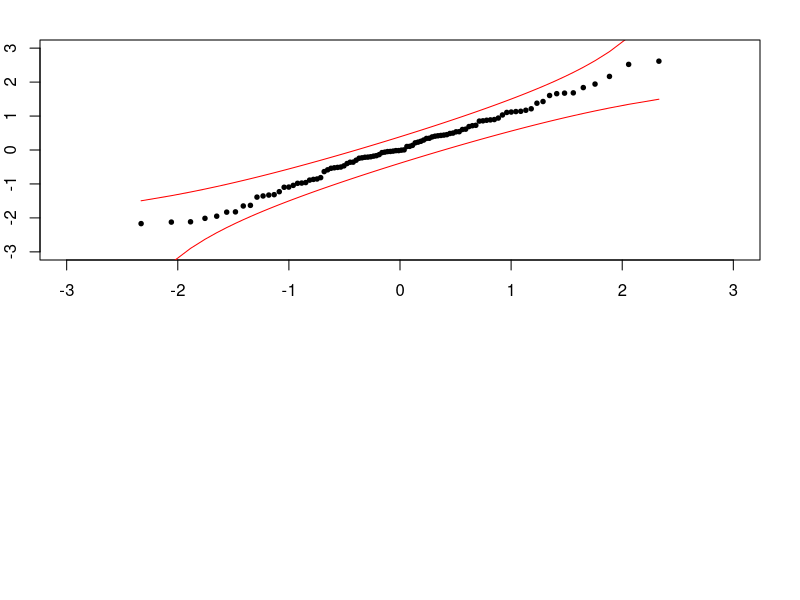
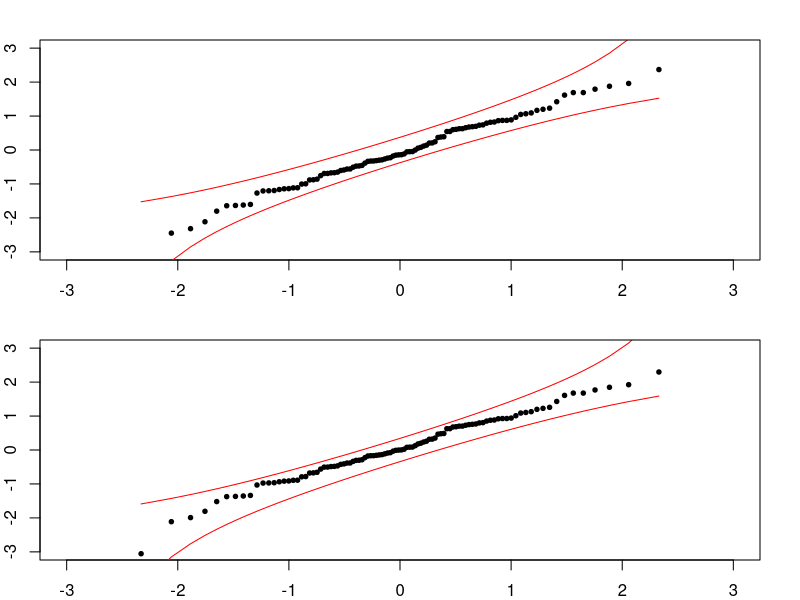

The R source for these figures, in order:
###########################################
# Quantile Confidence Bands               #
###########################################

# required libraries
library(mvtnorm)    # for the multivariate normal distribution
library(robustbase) # for robust estimates for the mean and sd


###################################
# a few functions that are useful #
###################################

Qn.scale<-function(x){
Qn(x,finite.corr=FALSE)
}

Qn.location<-function(x){
s_Qn(x,mu.too=TRUE)[[1]]
}


out<-function(curve,upper,lower){
k<-length(which(curve>upper | curve<lower))
return(k>0)
}



###############################################################
# The confidence band function                                #
# The function returns a list with the following:             #
# 1. lower,upper      the normal scale confidence bands       #
# 2. individual.alpha the final individual significance level #
###############################################################

QQ.cb<-function(x.sample,mu=0,sigma=1,M.sim=1000,alpha=0.05,plot=TRUE){

n<-length(x.sample)
upper.ci<-rep(NA,n)
lower.ci<-rep(NA,n)
p.value <-matrix(NA,nrow=n,ncol=M.sim)
sim=NULL

# simulate data
for(i in 1:M.sim)
	sim<-cbind(sim,sort(runif(n)))

# widen the CI to get a simultanoues 1-alpha CI
for(i in 1:n){
tmp<-pbeta(sim[i,],shape1=i,shape2=n+1-i)
p.value[i,]<-apply(cbind(tmp,1-tmp),1,min)
}

critical.values<-apply(p.value,2,min)
C.crit<-quantile(critical.values,prob=alpha)

upper.ci<-qbeta(1-C.crit,shape1=1:n,shape2=n+1-(1:n))
lower.ci<-qbeta(C.crit,shape1=1:n,shape2=n+1-(1:n))


# now translate back to normal
norm.upper<-qnorm(upper.ci)
norm.lower<-qnorm(lower.ci)

if(plot==TRUE){
q.prob<-qnorm((1:n)/(n+1))
plot(q.prob,norm.upper,type="l",col="red",ylim=c(-3,3),xlim=c(-3,3),ylab="Sample Quantile",xlab="Sample Quantile")
lines(q.prob,norm.lower,col="red")
z.sample<-(x.sample-mu)/sigma
points(q.prob,sort(z.sample),pch=19,cex=0.6)
}

return(list(lower=norm.lower,upper=norm.upper))
}


###############################################################
# The confidence band function with unknown parameters        #
# The function returns a list with the following:             #
# 1. lower,upper      the normal scale confidence bands       #
# 2. individual.alpha the final individual significance level #
###############################################################


QQ.UNcb<-function(x.sample,M.sim=1000,alpha=0.05,plot=TRUE,center.func=Qn.location,scale.func=Qn.scale){


n<-length(x.sample)
upper.ci<-rep(NA,n)
lower.ci<-rep(NA,n)
p.value <-matrix(NA,nrow=n,ncol=M.sim)

sim=NULL
for(i in 1:M.sim)
	sim<-cbind(sim,sort(rnorm(n)))


# here is the difference... scale it -- so you are estimating the values
center<-apply(sim,2,center.func)
scale<-apply(sim,2,scale.func)
sim<-sweep(sweep(sim,2,center,FUN="-"),2,scale,FUN="/")


# convert the norm to beta
sim<-t(apply(sim,1,pnorm))

# widen the CI to get a simultanoues 1-alpha CI
for(i in 1:n){
tmp<-pbeta(sim[i,],shape1=i,shape2=n+1-i)
p.value[i,]<-apply(cbind(tmp,1-tmp),1,min)
}

critical.values<-apply(p.value,2,min)
C.crit<-quantile(critical.values,prob=alpha)

upper.ci<-qbeta(1-C.crit,shape1=1:n,shape2=n+1-(1:n))
lower.ci<-qbeta(C.crit,shape1=1:n,shape2=n+1-(1:n))


# now translate back to normal
norm.upper<-qnorm(upper.ci)
norm.lower<-qnorm(lower.ci)

if(plot==TRUE){
q.prob<-qnorm((1:n)/(n+1))
plot(q.prob,norm.upper,type="l",col="red",ylim=c(-3,3),xlim=c(-3,3),ylab="Sample Quantile",xlab="Sample Quantile")
lines(q.prob,norm.lower,col="red")
z.sample<-(x.sample-center.func(x.sample))/scale.func(x.sample)
points(q.prob,sort(z.sample),cex=0.6,pch=19)
}

return(list(lower=norm.lower,upper=norm.upper))
}


#############################
# Example                   #
#############################

x<-rnorm(100)
par(mfrow=c(2,1),mar=c(2,2,2,2))
system.time(QQ.cb(x))


x<-rt(100,df=100)
par(mfrow=c(2,1),mar=c(2,2,2,2))
QQ.cb(x,sigma=sqrt(100/(100-2)))
QQ.UNcb(x)
